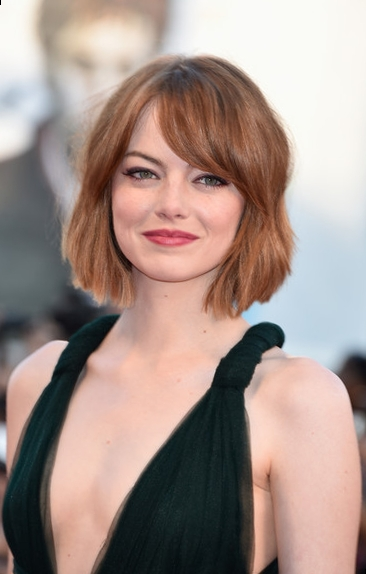
#> input picture Canny_Edge_Detector/lady1.JPG, 366 x 574 px, found by its file name
$ python edge_detector.py
#> lines starting #> are read from the running program, lines starting #| are printed output that depends on the picture
### KL_edgeDetection/cannyfunction.py
import numpy as np
from scipy.ndimage import convolve
from scipy import signal
# gaussian smoothing
def gaussian_kernel(size = 5, sigma = 1.3):
    size = int(size) // 2 # floor division eg. 5 // 2 = 2.5 -> 2
    x, y = np.mgrid[-size:size+1, -size:size+1]
    normal = 1 / (2.0 * np.pi * sigma**2)
    g =  np.exp(-((x**2 + y**2) / (2.0*sigma**2)))*normal
    return g

def sobel_filters(img):
    Kx = np.array([[-1, 0, 1], [-2, 0, 2], [-1, 0, 1]], np.float32)
    Ky = np.array([[-1, -2, -1], [0, 0, 0], [1, 2, 1]], np.float32)

    Ix = signal.convolve2d(img, Kx, boundary='fill', mode='same')
    Iy = signal.convolve2d(img, Ky, boundary='fill', mode='same')

    G = np.hypot(Ix, Iy)
    G = G / G.max() * 255.0
    theta = np.arctan2(Iy, Ix)
    return (G, theta)

def non_max_suppression(img, D):
    M, N = img.shape
    Z = np.zeros((M, N), dtype=np.int32)
    angle = D * 180. / np.pi
    angle[angle < 0] += 180

    for i in range(1, M - 1):
        for j in range(1, N - 1):
            try:
                q = 255
                r = 255

                # angle 0
                if (0 <= angle[i, j] < 22.5) or (157.5 <= angle[i, j] <= 180):
                    q = img[i, j + 1]
                    r = img[i, j - 1]
                # angle 45
                elif (22.5 <= angle[i, j] < 67.5):
                    q = img[i + 1, j - 1]
                    r = img[i - 1, j + 1]
                # angle 90
                elif (67.5 <= angle[i, j] < 112.5):
                    q = img[i + 1, j]
                    r = img[i - 1, j]
                # angle 135
                elif (112.5 <= angle[i, j] < 157.5):
                    q = img[i - 1, j - 1]
                    r = img[i + 1, j + 1]

                if (img[i, j] >= q) and (img[i, j] >= r):
                    Z[i, j] = img[i, j]
                else:
                    Z[i, j] = 0

            except IndexError as e:
                pass
    return Z


def threshold(img, lowThresholdRatio=0.05, highThresholdRatio=0.1):
    highThreshold = img.max() * highThresholdRatio;
    lowThreshold = highThreshold * lowThresholdRatio;

    M, N = img.shape
    res = np.zeros((M, N), dtype=np.int32)

    weak = np.int32(25)
    strong = np.int32(255)

    strong_i, strong_j = np.where(img >= highThreshold)
    zeros_i, zeros_j = np.where(img < lowThreshold)

    weak_i, weak_j = np.where((img <= highThreshold) & (img >= lowThreshold))

    res[strong_i, strong_j] = strong
    res[weak_i, weak_j] = weak

    return (res, weak, strong)

# [15 lines left out: function hysteresis, not called in this run]

### KL_edgeDetection/edge_detector.py
import cv2
from scipy import signal
from matplotlib import pyplot as plt
import cannyfunction as cf

def toFitMatplotlib(img):
    img = cv2.cvtColor(img, cv2.COLOR_BGR2RGB)
    return img

# pre-processing
path = r'C:/Users/kailu/PycharmProjects/face_reg/Assignment2/image/lady1.JPG'

img = cv2.imread(path) # BGR
#> img is the input picture: shape (574, 366, 3); mean B, G, R 138.2, 145.5, 164.8
print(img.shape)
#| (574, 366, 3)
# dim1 = (300, 300)
# img = cv2.resize(img, dim1)
# img = toFitMatplotlib(img)
gray_img = cv2.cvtColor(img, cv2.COLOR_BGR2GRAY)
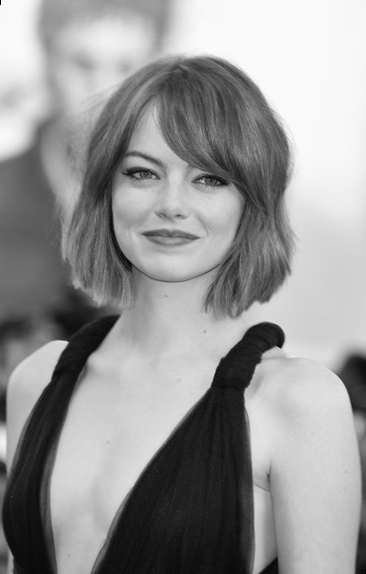
#> gray_img: shape (574, 366); min 0, max 254, mean 150.4

print(gray_img.shape)
#| (574, 366)

# [5 lines of commented-out code are left out]
gaussian_smooth = signal.convolve2d(gray_img, cf.gaussian_kernel(), boundary='fill', mode='same')
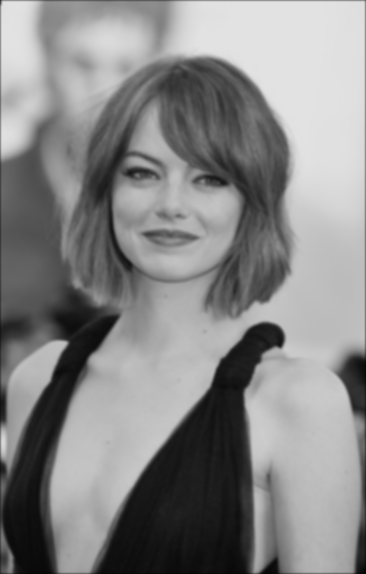
#> gaussian_smooth: shape (574, 366) float64; min 2.09, max 226.7, mean 135.7
# print(gaussian_smooth.shape)

(result, theta) = cf.sobel_filters(gray_img)
#> in sobel_filters, `Iy = signal.convolve2d(img, Ky, boundary='fill', mode='same')`:
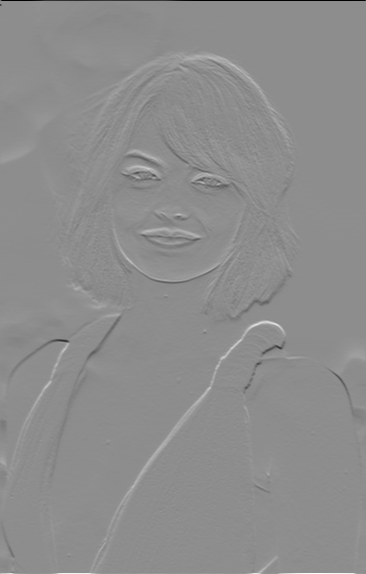
#> Iy: shape (574, 366) float32; min -1000, max 803, mean 1; drawn with min black and max white
#> in sobel_filters, `theta = np.arctan2(Iy, Ix)`:
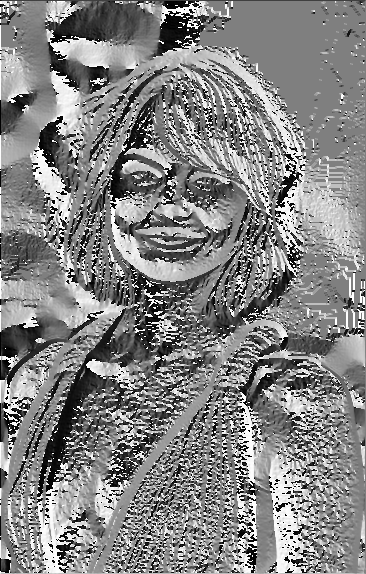
#> theta: shape (574, 366) float32; min -3.14, max 3.14, mean 0.119; drawn with min black and max white
# [6 lines of commented-out code are left out]

result = cf.non_max_suppression(result, theta)
#> in non_max_suppression, `angle[angle < 0] += 180`:
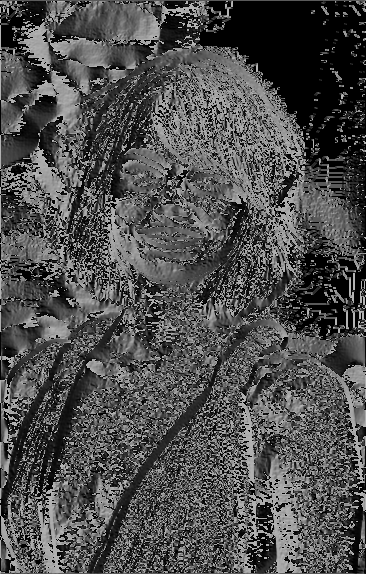
#> angle: shape (574, 366) float32; min 0, max 180, mean 78.3
#> after the loop in non_max_suppression, `for i in range(1, M - 1):`:
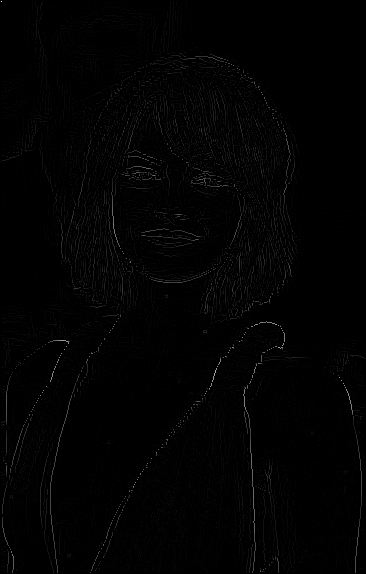
#> Z: shape (574, 366) int32; min 0, max 228, mean 2.3
result, weak, strong = cf.threshold(result)
#> in threshold, `highThreshold = img.max() * highThresholdRatio;`: highThreshold = 22.8
#> in threshold, `lowThreshold = highThreshold * lowThresholdRatio;`: lowThreshold = 1.14
#> in threshold, `strong_i, strong_j = np.where(img >= highThreshold)`: strong_i = 5656 values from 1 to 572; strong_j = 5656 values, max 364 at index 4127, min 1 at index 0, mean 175.3
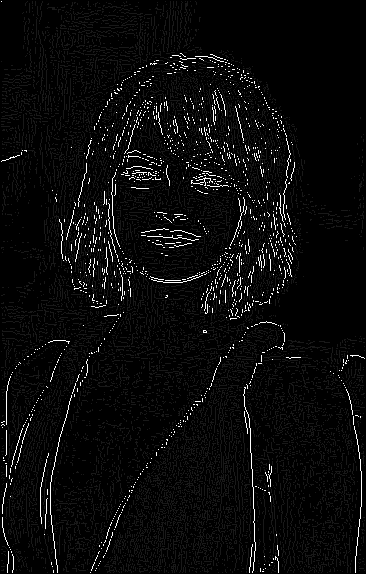
#> result: shape (574, 366) int32; min 0, max 255, mean 10.8
#> weak = 25; strong = 255
# [8 lines of commented-out code are left out]
plt.subplot(121)
plt.imshow(gray_img, cmap='gray')
plt.title('Original Image')
plt.xticks([]), plt.yticks([])

plt.subplot(122),plt.imshow(result, cmap='gray')
plt.title('Result Image')
plt.xticks([]), plt.yticks([])
plt.show()
